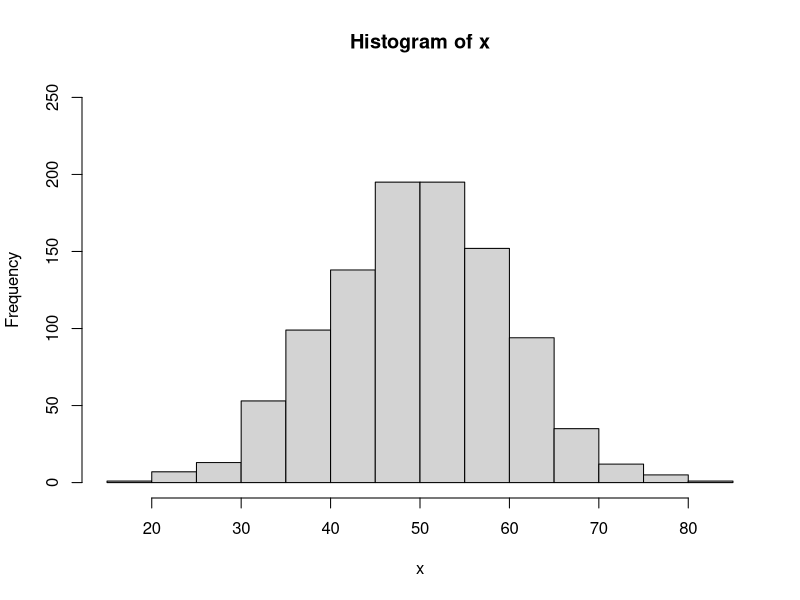
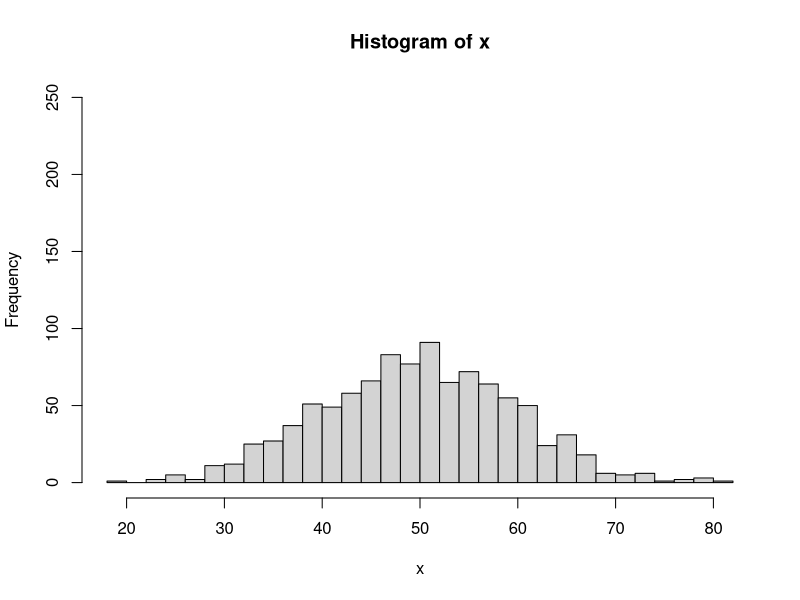
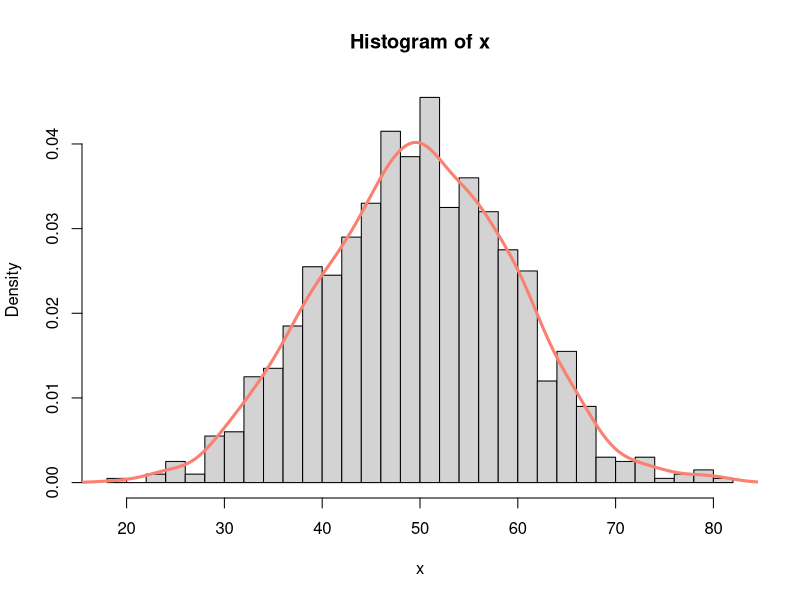
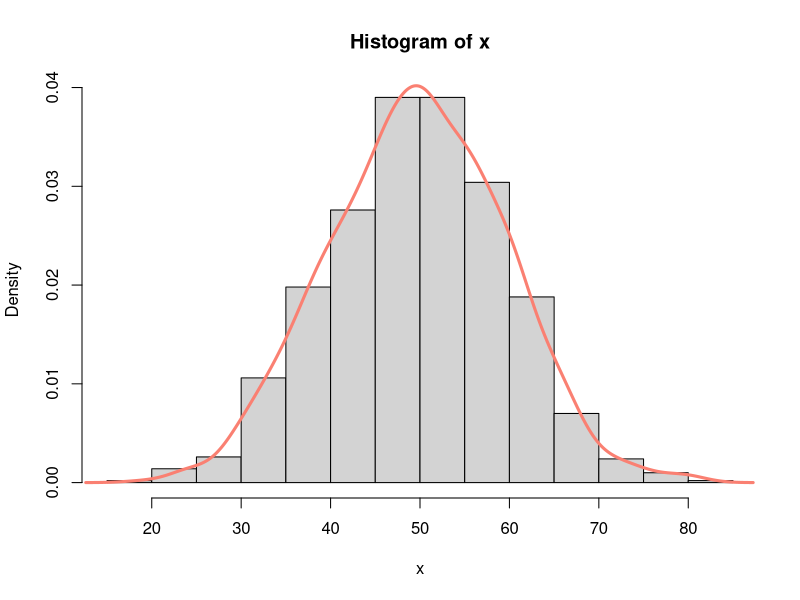
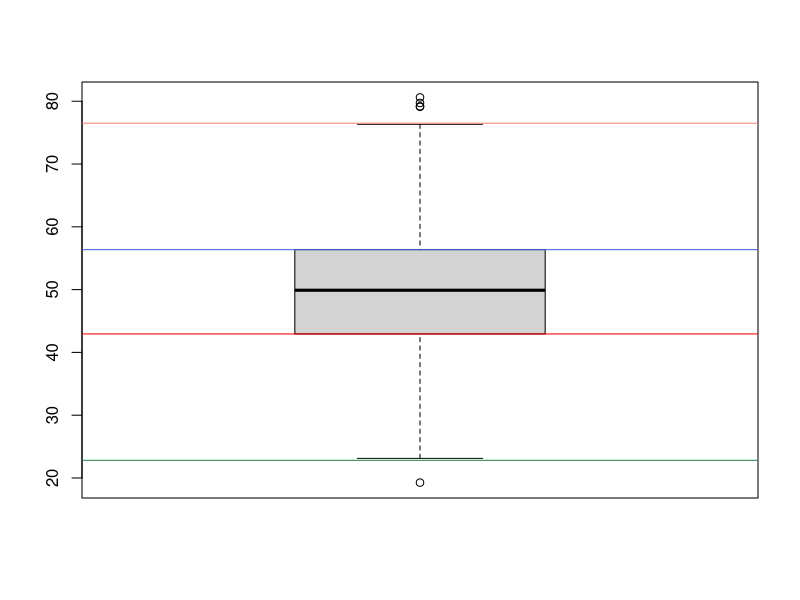

Write R code to recreate these figures, in order.
set.seed(999)
x = rnorm(1000, mean = 50, 
          sd = 10)
hist(x,ylim=c(0, 250))
(max(x)-min(x))/log(length(x)+1, 
                    base =2)
2*IQR(x)*length(x)^(-1/3)
hist(x, breaks = "FD", ylim=c(0, 250))

hist(x, breaks = "FD", freq = F)
lines(density(x), col ="salmon", lwd = 3)
hist(x, breaks = "Sturges", freq = F)
lines(density(x), col ="salmon", lwd = 3)

boxplot(x)
IQR(x)
quantile(x)
abline(h = quantile(x, probs = .25), col = "red")
abline(h = quantile(x, probs = .75), col = "royalblue")
abline(h = quantile(x, probs = .25) - 1.5*IQR(x), col ="seagreen")
abline(h = quantile(x, probs = .75) + 1.5*IQR(x), col ="salmon")
quantile(x, probs = .33)
quantile(x, probs = .20)

x[x<=quantile(x, probs = .25) - 1.5*IQR(x)]
x[x>=quantile(x, probs = .75) + 1.5*IQR(x)]
x[x<=quantile(x, probs = .25) - 1.5*IQR(x) | x>=quantile(x, probs = .75) + 1.5*IQR(x)]
boxplot(x, plot = FALSE)
boxplot(x, plot = FALSE)$out
y = x[x>quantile(x, probs = .25) - 1.5*IQR(x) & x<quantile(x, probs = .75) + 1.5*IQR(x)]
sum(x == boxplot(x, plot = FALSE)$out)
